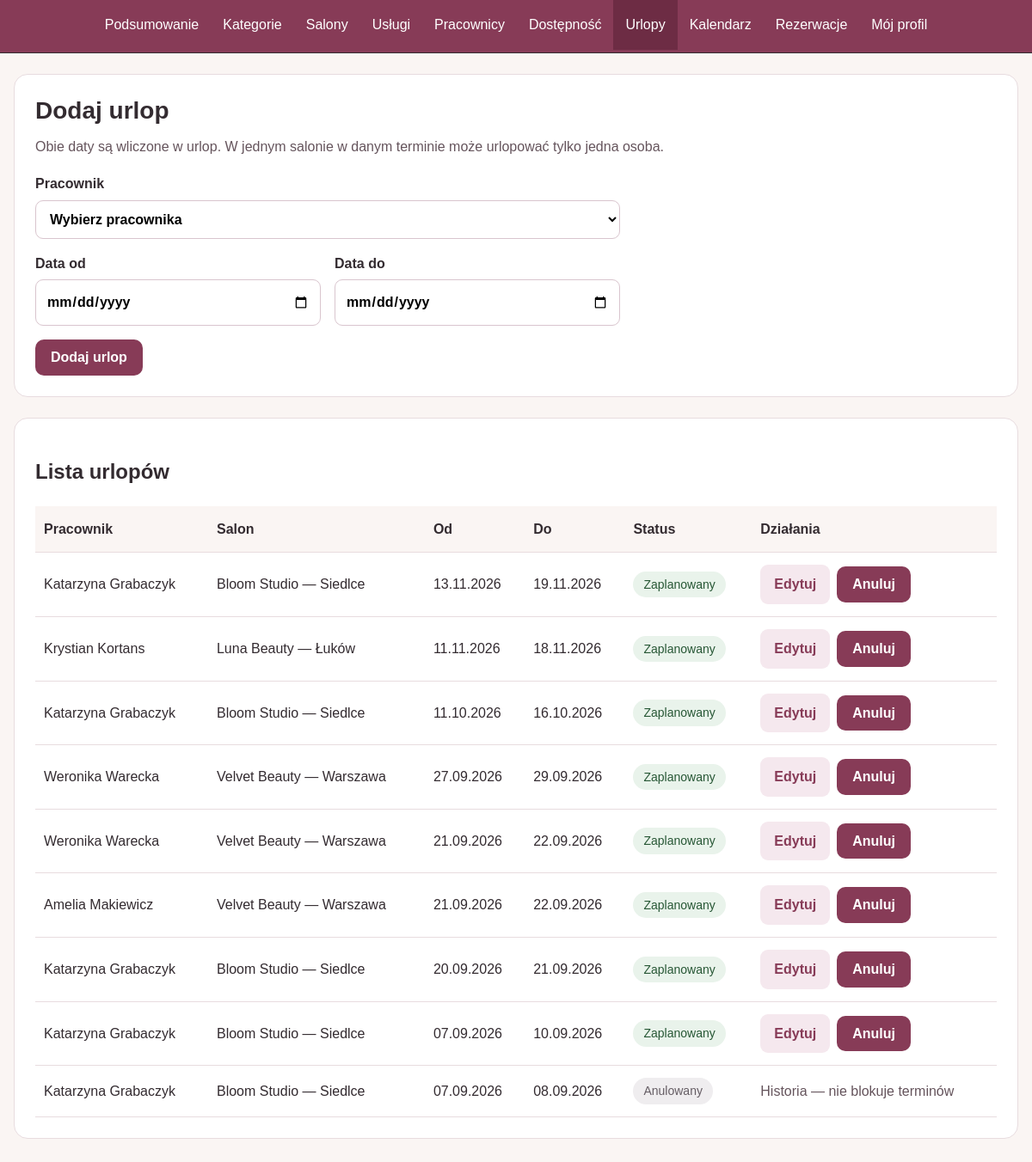
/admin/urlopy.php (signed in), run on an earlier commit of the app's database.
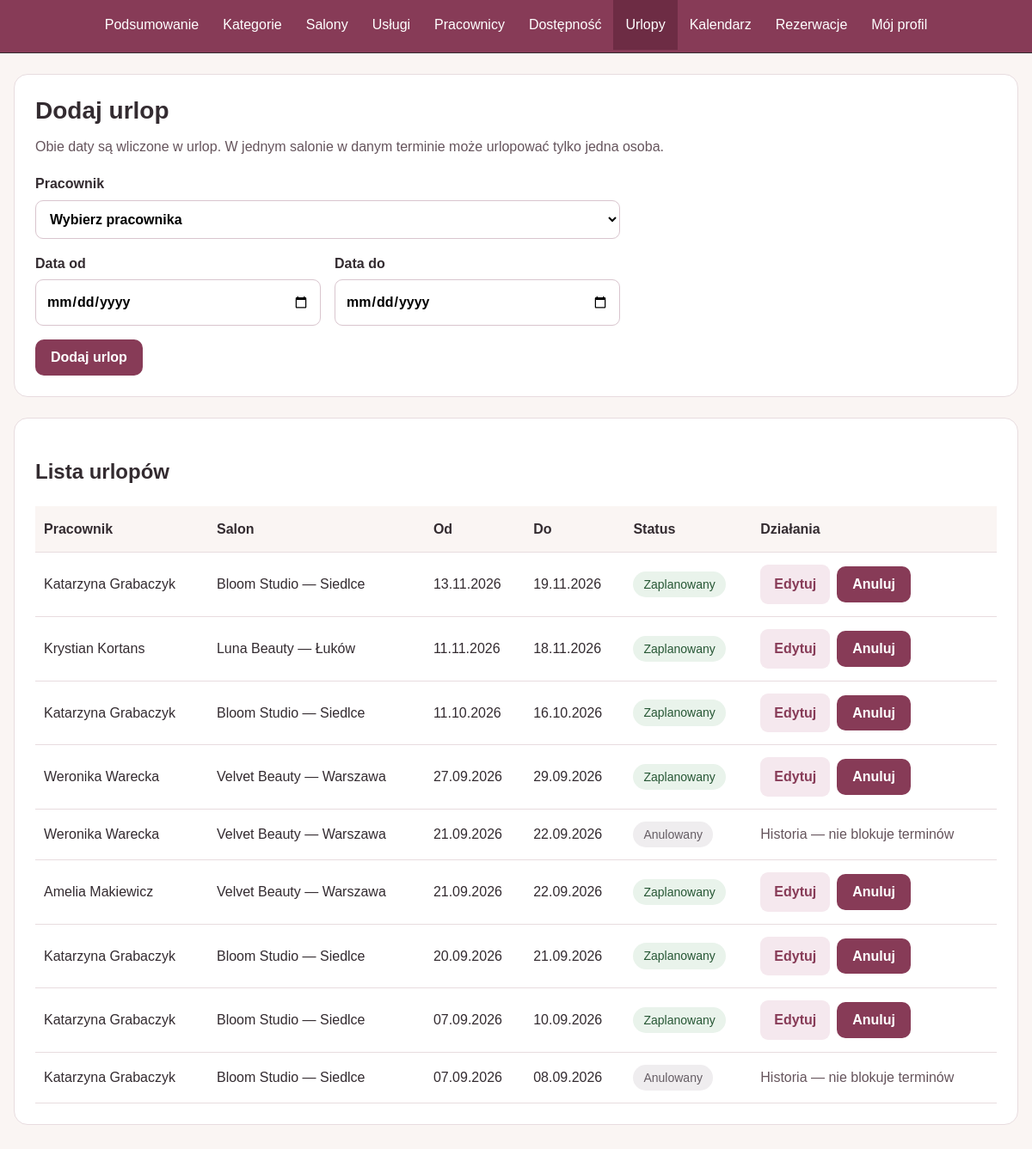
And on a later commit of the database.
### tables this page shows
CREATE TABLE `urlopy` (
  `id_urlopu` int(11) NOT NULL,
  `id_pracownika` int(11) NOT NULL,
  `data_od` date NOT NULL,
  `data_do` date NOT NULL,
  `status` enum('zaplanowany','anulowany') NOT NULL DEFAULT 'zaplanowany',
  `utworzono_dnia` datetime NOT NULL DEFAULT current_timestamp()
);

CREATE TABLE `uzytkownicy` (
  `id_uzytkownika` int(11) NOT NULL,
  `imie` varchar(100) NOT NULL,
  `nazwisko` varchar(100) NOT NULL,
  `email` varchar(254) NOT NULL,
  `haslo` varchar(255) NOT NULL,
  `telefon` varchar(20) NOT NULL,
  `rola` enum('klient','pracownik','admin') NOT NULL DEFAULT 'klient',
  `aktywny` tinyint(1) NOT NULL DEFAULT 1,
  `utworzono_dnia` datetime NOT NULL DEFAULT current_timestamp()
);

CREATE TABLE `salony` (
  `id_salonu` int(11) NOT NULL,
  `nazwa` varchar(100) NOT NULL,
  `opis` text DEFAULT NULL,
  `miasto` varchar(100) NOT NULL,
  `ulica` varchar(200) NOT NULL,
  `nr_ulicy` varchar(8) NOT NULL,
  `aktywnosc` tinyint(1) NOT NULL DEFAULT 1
);

### includes/bootstrap.php (called while the page is built, shortened)
<?php
function e(string $tekst): string
{
    return htmlspecialchars(
        $tekst,
        ENT_QUOTES | ENT_SUBSTITUTE,
        'UTF-8'
    );
}

### admin/urlopy.php (the view, shortened to what the changed rows need)
<?php
require_once __DIR__ . '/../includes/auth.php';
function urlopPokazDate(string $data): string
{
    $wynik = DateTimeImmutable::createFromFormat('!Y-m-d', $data);
    return $wynik ? $wynik->format('d.m.Y') : $data;
}
$formularz = ['id_urlopu' => 0, 'id_pracownika' => '', 'data_od' => '', 'data_do' => ''];
$urlopy = [];
try {
    $urlopy = $pdo->query(
        'SELECT w.*, u.imie, u.nazwisko, s.nazwa AS salon, s.miasto
         FROM urlopy w JOIN pracownicy p ON p.id_pracownika = w.id_pracownika
         JOIN uzytkownicy u ON u.id_uzytkownika = p.id_uzytkownika
         JOIN salony s ON s.id_salonu = p.id_salonu ORDER BY w.data_od DESC, w.id_urlopu DESC'
    )->fetchAll();
} catch (PDOException $wyjatek) {
    $blad = 'Nie udało się pobrać danych urlopów.';
    error_log('Urlopy: odczyt, SQLSTATE ' . $wyjatek->getCode());
}
?>
<!DOCTYPE html>
<html lang="pl">
<head>
    <link rel="stylesheet" href="<?= e(BASE_URL) ?>/css/admin.css">
    <link rel="stylesheet" href="<?= e(BASE_URL) ?>/css/admin2.css">
</head>
<body class="strona-konta">
    <main id="urlopy">
        <section class="karta" id="formularz">
            <h1><?= $formularz['id_urlopu'] ? 'Edytuj urlop' : 'Dodaj urlop' ?></h1>
        </section>
        <section class="karta">
            <h2>Lista urlopów</h2>
            <div class="tabela">
                <table>
                    <thead><tr><th>Pracownik</th><th>Salon</th><th>Od</th><th>Do</th><th>Status</th><th>Działania</th></tr></thead>
                    <tbody>
                        <?php foreach ($urlopy as $wiersz): ?>
                            <tr>
                                <td><?= e($wiersz['imie'] . ' ' . $wiersz['nazwisko']) ?></td>
                                <td><?= e($wiersz['salon'] . ' — ' . $wiersz['miasto']) ?></td>
                                <td><?= e(urlopPokazDate($wiersz['data_od'])) ?></td>
                                <td><?= e(urlopPokazDate($wiersz['data_do'])) ?></td>
                                <td><span class="status <?= $wiersz['status'] === 'anulowany' ? 'anulowany' : '' ?>"><?= $wiersz['status'] === 'anulowany' ? 'Anulowany' : 'Zaplanowany' ?></span></td>
                                <td>
                                    <?php if ($wiersz['status'] === 'zaplanowany'): ?>
                                        <div class="akcje">
                                            <a href="<?= e(BASE_URL) ?>/admin/urlopy.php?edytuj=<?= (int) $wiersz['id_urlopu'] ?>#formularz">Edytuj</a>
                                            <form method="post" action="<?= e(BASE_URL) ?>/admin/urlopy.php" onsubmit="return confirm('Czy anulować ten urlop? Wpis pozostanie w historii.');">
                                                <button type="submit">Anuluj</button>
                                            </form>
                                        </div>
                                    <?php else: ?>
                                        <span class="pomoc">Historia — nie blokuje terminów</span>
                                    <?php endif; ?>
                                </td>
                            </tr>
                        <?php endforeach; ?>
                    </tbody>
                </table>
            </div>
        </section>
    </main>
</body>
</html>

What changed in the data, as far as the page shows it:
changed urlopy (number 5 of 9 on the later page): status "Zaplanowany Edytuj Anuluj" → "Anulowany Historia — nie blokuje terminów"
